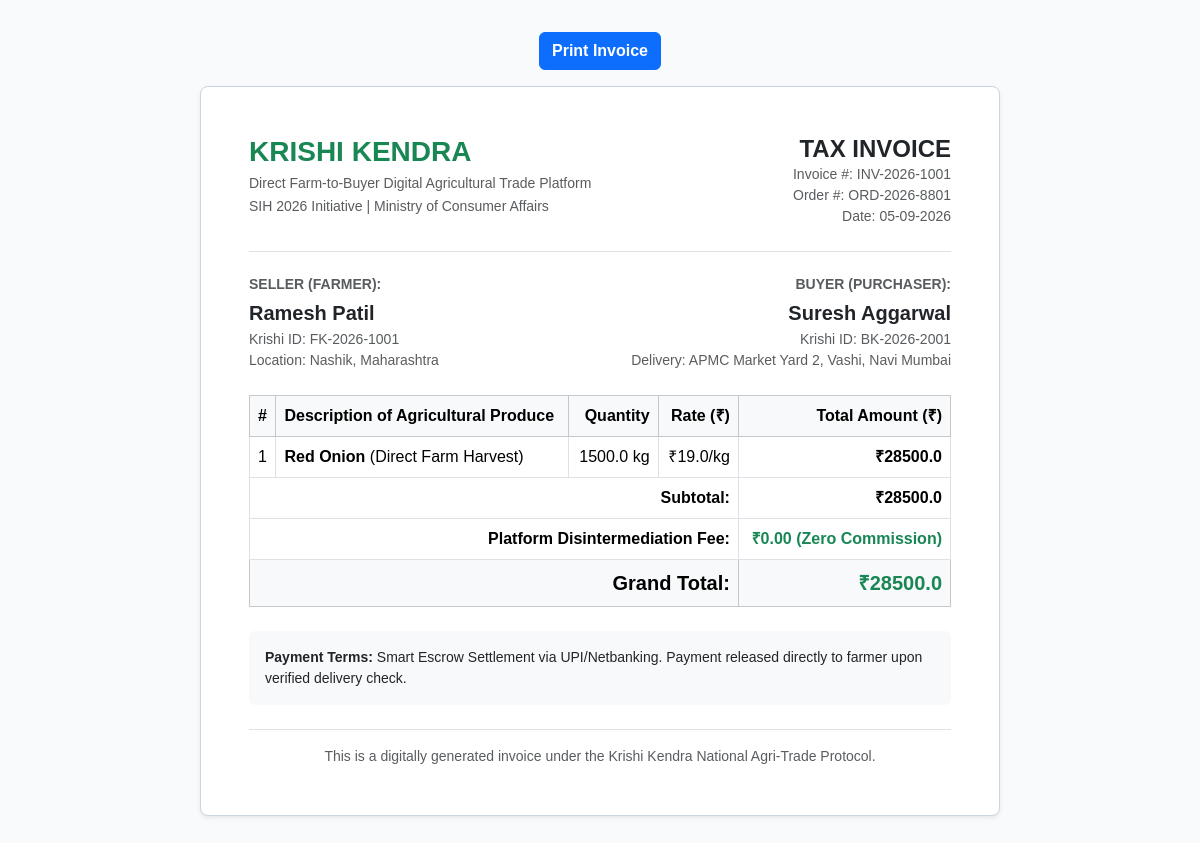
The app's page /orders/1/invoice (signed in) with its own data.
### app/models.py (models this page shows, shortened)
class Order(db.Model):
    __tablename__ = 'orders'
    id = db.Column(db.Integer, primary_key=True)
    order_code = db.Column(db.String(32), unique=True, nullable=False, index=True) # e.g. ORD-2026-8801
    offer_id = db.Column(db.Integer, db.ForeignKey('offers.id', ondelete='SET NULL'), nullable=True)
    buyer_id = db.Column(db.Integer, db.ForeignKey('users.id'), nullable=False)
    farmer_id = db.Column(db.Integer, db.ForeignKey('users.id'), nullable=False)
    product_name = db.Column(db.String(100), nullable=False)
    quantity = db.Column(db.Float, nullable=False)
    unit = db.Column(db.String(20), default='kg')
    agreed_price_per_unit = db.Column(db.Float, nullable=False)
    total_amount = db.Column(db.Float, nullable=False)
    delivery_address = db.Column(db.String(255), nullable=False)
    delivery_date = db.Column(db.String(30), default='')
    status = db.Column(db.String(30), default='confirmed')
    payment_status = db.Column(db.String(30), default='in_escrow') # pending, in_escrow, released, completed
    created_at = db.Column(db.DateTime, default=datetime.utcnow)
    updated_at = db.Column(db.DateTime, default=datetime.utcnow, onupdate=datetime.utcnow)
    buyer = db.relationship('User', foreign_keys=[buyer_id], backref='buyer_orders')
    farmer = db.relationship('User', foreign_keys=[farmer_id], backref='farmer_orders')
    delivery = db.relationship('Delivery', backref='order', uselist=False, cascade='all, delete-orphan')

class User(db.Model):
    __tablename__ = 'users'
    id = db.Column(db.Integer, primary_key=True)
    custom_id = db.Column(db.String(32), unique=True, nullable=False, index=True) # e.g. FK-2026-1001, BK-2026-2001, ADM-001
    phone = db.Column(db.String(15), unique=True, nullable=False, index=True)
    password_hash = db.Column(db.String(255), nullable=True)
    role = db.Column(db.String(20), nullable=False, default='farmer') # farmer, buyer, admin
    name = db.Column(db.String(120), nullable=False)
    profile_image = db.Column(db.String(255), default='default_avatar.png')
    preferred_language = db.Column(db.String(10), default='en') # en, hi, mr, ta, te
    is_verified = db.Column(db.Boolean, default=False)
    verification_status = db.Column(db.String(20), default='none') # none, pending, approved, rejected
    gov_id_type = db.Column(db.String(50), nullable=True) # Aadhaar, Voter Card, Kisan Credit Card
    gov_id_masked = db.Column(db.String(50), nullable=True) # e.g. "XXXX-XXXX-1234" (Never store full plaintext)
    verification_doc = db.Column(db.String(255), nullable=True)
    verification_rejection_reason = db.Column(db.String(255), nullable=True)
    is_active = db.Column(db.Boolean, default=True)
    created_at = db.Column(db.DateTime, default=datetime.utcnow)
    updated_at = db.Column(db.DateTime, default=datetime.utcnow, onupdate=datetime.utcnow)
    farmer_profile = db.relationship('FarmerProfile', backref='user', uselist=False, cascade='all, delete-orphan')
    buyer_profile = db.relationship('BuyerProfile', backref='user', uselist=False, cascade='all, delete-orphan')
    inventories = db.relationship('Inventory', backref='farmer', lazy='dynamic', cascade='all, delete-orphan')
    requirements = db.relationship('Requirement', backref='buyer', lazy='dynamic', cascade='all, delete-orphan')
    notifications = db.relationship('Notification', backref='user', lazy='dynamic', cascade='all, delete-orphan')

class FarmerProfile(db.Model):
    __tablename__ = 'farmer_profiles'
    id = db.Column(db.Integer, primary_key=True)
    user_id = db.Column(db.Integer, db.ForeignKey('users.id', ondelete='CASCADE'), nullable=False, unique=True)
    address = db.Column(db.String(255), default='')
    district = db.Column(db.String(100), default='Nashik')
    state = db.Column(db.String(100), default='Maharashtra')
    pincode = db.Column(db.String(10), default='422001')
    farm_location_name = db.Column(db.String(150), default='Family Farm')
    farm_latitude = db.Column(db.Float, nullable=True, default=19.9975)
    farm_longitude = db.Column(db.Float, nullable=True, default=73.7898)
    google_maps_link = db.Column(db.String(300), default='')
    farm_size_acres = db.Column(db.Float, default=3.5)
    crops_grown = db.Column(db.String(255), default='Wheat, Onion, Tomato')
    bio = db.Column(db.Text, default='Dedicated organic farmer cultivating natural crops.')
    min_qty_kg = db.Column(db.Float, default=50.0)
    max_qty_kg = db.Column(db.Float, default=10000.0)
    open_to_all_quantities = db.Column(db.Boolean, default=True)
    share_phone_consent = db.Column(db.Boolean, default=False)
    rating = db.Column(db.Float, default=4.8)
    total_reviews = db.Column(db.Integer, default=12)

### app/routes/orders.py (the view)
@orders_bp.route('/<int:order_id>/invoice')
@login_required
def invoice(order_id):
    order = Order.query.get_or_404(order_id)
    return render_template('orders/invoice.html', order=order)

### app/routes/auth.py (called while the page is built)
def login_required(f):
    @wraps(f)
    def decorated_function(*args, **kwargs):
        if g.user is None:
            flash('Please log in to access this page.', 'warning')
            return redirect(url_for('auth.login', next=request.url))
        return f(*args, **kwargs)
    return decorated_function

### app/templates/orders/invoice.html (shortened to what this page needs)
<!DOCTYPE html>
<html lang="en">
<head>
  <link href="https://cdn.jsdelivr.net/npm/bootstrap@5.3.3/dist/css/bootstrap.min.css" rel="stylesheet">
</head>
<body>
  <div class="container text-center mb-3 no-print">
    <button onclick="window.print()" class="btn btn-primary fw-bold"> Print Invoice</button>
  </div>
  <div class="invoice-card shadow-sm">
    <div class="d-flex justify-content-between align-items-start border-bottom pb-4 mb-4">
      <div>
        <h3 class="fw-bold text-success mb-1">KRISHI KENDRA</h3>
        <p class="text-muted small mb-0">Direct Farm-to-Buyer Digital Agricultural Trade Platform</p>
        <small class="text-muted">SIH 2026 Initiative | Ministry of Consumer Affairs</small>
      </div>
      <div class="text-end">
        <h4 class="fw-bold text-dark mb-0">TAX INVOICE</h4>
        <div class="text-muted small">Invoice #: INV-2026-{{ order.id + 1000 }}</div>
        <div class="text-muted small">Order #: {{ order.order_code }}</div>
        <div class="text-muted small">Date: {{ order.created_at.strftime('%d-%m-%Y') }}</div>
      </div>
    </div>
    <div class="row mb-4">
      <div class="col-6">
        <h6 class="fw-bold text-muted small">SELLER (FARMER):</h6>
        <h5 class="fw-bold mb-1">{{ order.farmer.name }}</h5>
        <div class="small text-muted">Krishi ID: {{ order.farmer.custom_id }}</div>
        <div class="small text-muted">Location: {{ order.farmer.farmer_profile.district if order.farmer.farmer_profile else '' }}, {{ order.farmer.farmer_profile.state if order.farmer.farmer_profile else '' }}</div>
      </div>
      <div class="col-6 text-end">
        <h6 class="fw-bold text-muted small">BUYER (PURCHASER):</h6>
        <h5 class="fw-bold mb-1">{{ order.buyer.name }}</h5>
        <div class="small text-muted">Krishi ID: {{ order.buyer.custom_id }}</div>
        <div class="small text-muted">Delivery: {{ order.delivery_address }}</div>
      </div>
    </div>
    <table class="table table-bordered mb-4">
      <thead class="table-light">
        <tr>
          <th>#</th>
          <th>Description of Agricultural Produce</th>
          <th class="text-end">Quantity</th>
          <th class="text-end">Rate (₹)</th>
          <th class="text-end">Total Amount (₹)</th>
        </tr>
      </thead>
      <tbody>
        <tr>
          <td>1</td>
          <td><strong>{{ order.product_name }}</strong> (Direct Farm Harvest)</td>
          <td class="text-end">{{ order.quantity }} {{ order.unit }}</td>
          <td class="text-end">₹{{ order.agreed_price_per_unit }}/{{ order.unit }}</td>
          <td class="text-end fw-bold">₹{{ order.total_amount }}</td>
        </tr>
      </tbody>
      <tfoot>
        <tr>
          <td colspan="4" class="text-end fw-bold">Subtotal:</td>
          <td class="text-end fw-bold">₹{{ order.total_amount }}</td>
        </tr>
        <tr>
          <td colspan="4" class="text-end fw-bold">Platform Disintermediation Fee:</td>
          <td class="text-end fw-bold text-success">₹0.00 (Zero Commission)</td>
        </tr>
        <tr class="table-light">
          <td colspan="4" class="text-end fs-5 fw-bold">Grand Total:</td>
          <td class="text-end fs-5 fw-bold text-success">₹{{ order.total_amount }}</td>
        </tr>
      </tfoot>
    </table>
    <div class="p-3 bg-light rounded small mb-4">
      <strong>Payment Terms:</strong> Smart Escrow Settlement via UPI/Netbanking. Payment released directly to farmer upon verified delivery check.
    </div>
    <div class="text-center text-muted small border-top pt-3">
      This is a digitally generated invoice under the Krishi Kendra National Agri-Trade Protocol.
    </div>
  </div>
</body>
</html>

### app/templates/orders/invoice.html (style rules this page uses)
body { background: #f8fafc; font-family: sans-serif; padding: 2rem 0; }
.invoice-card { background: #ffffff; max-width: 800px; margin: 0 auto; padding: 3rem; border: 1px solid #cbd5e1; border-radius: 8px; }

### records on screen
Order: order.id+1000 "1001", order_code "ORD-2026-8801", created_at "05-09-2026", delivery_address "APMC Market Yard 2, Vashi, Navi Mumbai", product_name "Red Onion", quantity "1500.0", unit "kg", agreed_price_per_unit "19.0", total_amount "28500.0"
User: farmer.name "Ramesh Patil", farmer.custom_id "FK-2026-1001"
FarmerProfile: farmer.farmer_profile "Nashik", farmer.farmer_profile "Maharashtra"
User: buyer.name "Suresh Aggarwal", buyer.custom_id "BK-2026-2001"
